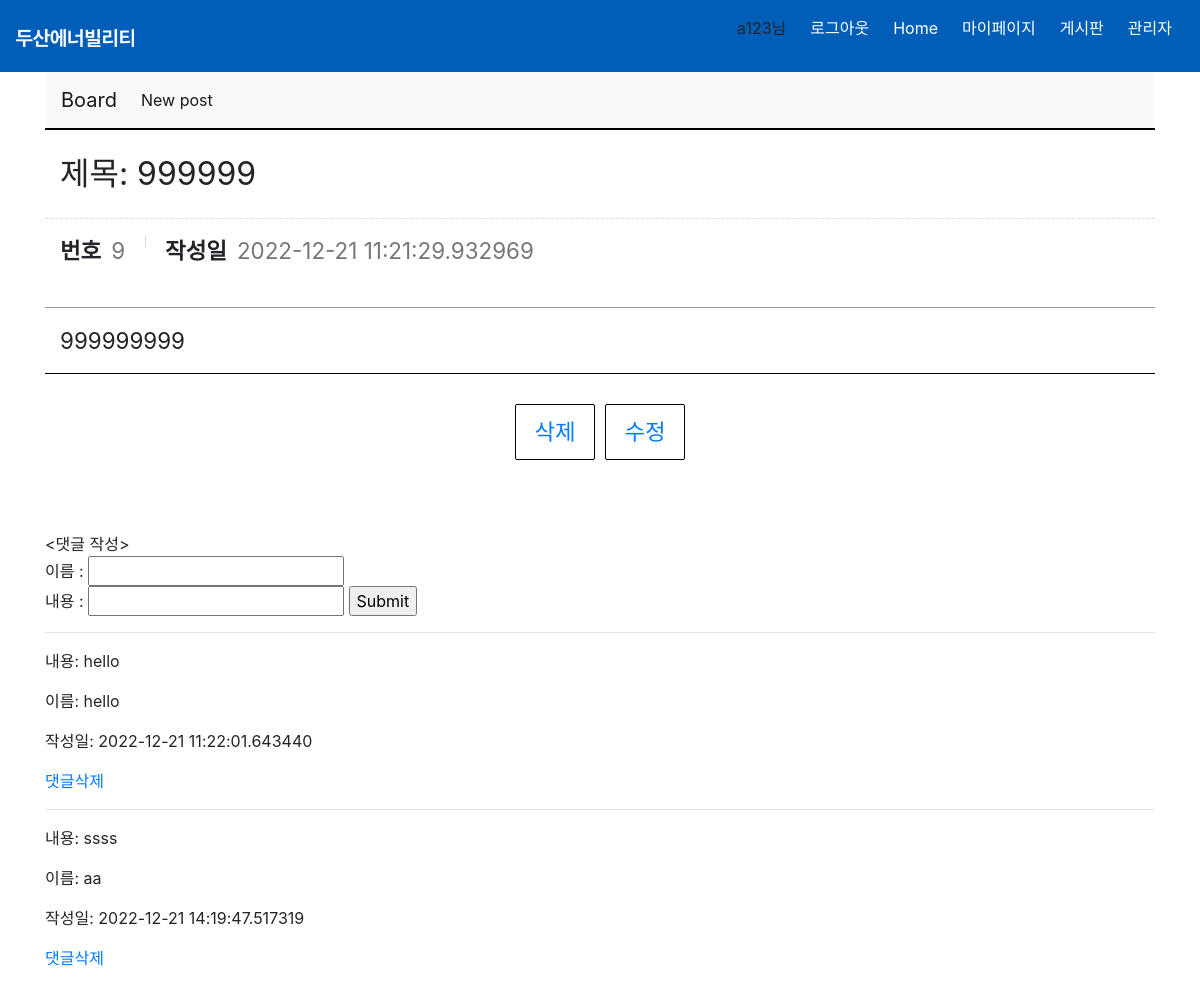
The page /posts/9 (signed in) on the database its author committed.
### website/models.py (models this page shows, shortened)
class User(db.Model, UserMixin):
    id = db.Column(db.Integer, primary_key=True)
    auth = db.Column(db.String(50))
    name = db.Column(db.String(100), nullable=False)
    email = db.Column(db.String(100), unique=True, nullable=False)
    password = db.Column(db.String(100))
    age = db.Column(db.Integer)
    weight = db.Column(db.Integer)
    gender = db.Column(db.String(100))
    graduation = db.Column(db.String(100))
    hearing = db.Column(db.String(100))
    sight = db.Column(db.String(100))

class Post(db.Model):
    __tablename__ = "posts"
    id = db.Column(db.Integer, primary_key=True)
    title = db.Column(db.String, nullable=False)
    content = db.Column(db.String, nullable=False)
    created_at = db.Column(db.DateTime)
    comments = db.relationship('Comment',backref='post')

class Comment(db.Model):
    __tablename__ ='comments'
    id = db.Column(db.Integer, primary_key=True)
    content = db.Column(db.String)
    post_id = db.Column(db.Integer, db.ForeignKey('posts.id'))
    created_at = db.Column(db.DateTime)
    creator = db.Column(db.String)

### website/board_views.py (the view)
@board_views.route('/posts/<int:id>')
def read(id):
    post = Post.query.get(id)
    return render_template('board_read.html',post=post)

### website/templates/board_read.html (shortened to what this page needs)
{% extends 'base2.html' %}
{% block body_block %}
    <div class="board_view_wrap">
        <div class="board_view">
            <div class="title">
                제목: {{post.title}}
            </div>
            <div class="info">
                <dl>
                    <dt>번호</dt>
                    <dd>{{post.id}}</dd>
                </dl>
                <dl>
                    <dt>작성일</dt>
                    <dd>{{post.created_at}}</dd>
                </dl>
            </div>
            <div class="cont">
                {{post.content}}
            </div>
        </div>
        <div class="bt_wrap">
            <a href="/posts/{{post.id}}/delete">삭제</a>
            <a href="/posts/{{post.id}}/edit">수정</a>
        </div>
    </div>
    <br>
    <br>
    <form action="/posts/{{post.id}}/comments" method='POST'>
    </br><댓글 작성></br>
        이름 : <input type="text" name="creator" /></br>
        내용 : <input type="text" name="content"/>
        <input type='submit'/>
    </form>
    {% for comment in post.comments %}
    <hr>
        <p>내용: {{comment.content}} </p>
        <p>이름: {{comment.creator}}</p>
        <p>작성일: {{comment.created_at}}</p>
        <a href="/comment/{{comment.id}}/delete">댓글삭제</a>
        <br>
    {% endfor %}
{% endblock %}

### website/templates/base2.html (shortened to what this page needs)
<!DOCTYPE html>
<html lang="en">
<head>
    <link rel="stylesheet" href="{{ url_for('static', filename='css/style.css') }}"/>
    <link
      rel="stylesheet"
      href="https://stackpath.bootstrapcdn.com/bootstrap/4.4.1/css/bootstrap.min.css"
    />
    <link rel="stylesheet" href="https://stackpath.bootstrapcdn.com/bootstrap/4.1.3/css/bootstrap.min.css">
    <link
      rel="stylesheet"
      href="https://stackpath.bootstrapcdn.com/font-awesome/4.7.0/css/font-awesome.min.css"
    />
</head>
<body>
    <nav class="navbar">
      <div class="navbar__logo">
        <img src="{{ url_for('static', filename='img/logo-kr-w.png') }}" alt="두산애너빌리티">
      </div>
          <ul class="navbar__menu">
            {% if current_user.is_authenticated %}
              {% if current_user.auth == "관리자" %}
              <li><a>{{ current_user.name }}님</a></li>
              <li><a href="/logout">로그아웃</a></li>
              <li><a href="/">Home</a></li>
              <li><a href="/mypage">마이페이지</a></li>
              <li><a href="/board">게시판</a></li>
              <li><a href="/admin">관리자</a></li>
              {% else %}
              <li><a>{{ current_user.name }}님</a></li>
              <li><a href="/logout">로그아웃</a></li>
              <li><a href="/">Home</a></li>
              <li><a href="/mypage">마이페이지</a></li>
              <li><a href="/board">게시판</a></li>
              {% endif %}
            {% else %}
            <li><a href="/">Home</a></li>
            <li><a href="/mypage">마이페이지</a></li>
            <li><a href="/login">로그인</a></li>
            <li><a href="/board">게시판</a></li>
            {% endif%}
          </ul>
    </nav>
    <div class="container">
      <nav class="navbar navbar-expand-lg navbar-light bg-light">
        <a class="navbar-brand" href="/board">Board</a>
        <div class="collapse navbar-collapse" id="navbarNav">
          <ul class="navbar-nav">
            <li class="nav-item active">
              <a class="nav-link" href="/posts/new">New post<span class="sr-only">(current)</span></a>
            </li>
          </ul>
        </div>
      </nav>
      {% block body_block %} {% endblock %}
    </div>
</body>
</html>

### website/static/css/style.css (style rules this page uses)
:root { --text-color:#ffffff; --background-color:#005eb8; --accent-color:rgb(255, 0, 0); }
body { margin:0; font-family: 'Noto Sans KR', sans-serif; }
.navbar a { text-decoration: none; color:white; }
a { text-decoration: none; color:white; }
.navbar { display:flex; justify-content: space-between; align-items:center; background-color:#005eb8; }
.navbar__logo { padding-top: 0px; color:white; }
.navbar__menu { display:flex; list-style: none; align-items: center; padding-left : 0px; }
.navbar__menu li { padding:8px 12px; }
.board_view { font-size: 10px; width:100%; border-top:2px solid #000; }
.board_view .title { padding: 20px 15px; border-bottom : 1px dashed #ddd; font-size :2rem; }
.board_view .info { padding:15px; border-bottom:1px solid #999; font-size: 0; }
.board_view .info dl { position: relative; display:inline-block; padding: 0 20px; }
.board_view .info dl:first-child { padding-left: 0; }
.board_view .info dl::before { content:""; position: absolute; top:1px; left:0; display:block; width : 1px; height:13px; background: #ddd; }
.board_view .info dl:first-child::before { display :none; }
.board_view .info dl dt, .board_view .info dl dd { display: inline-block; font-size: 1.4rem; }
.board_view .info dl dd { margin-left:10px; color:#777; }
.board_view .cont { padding:15px; border-bottom: 1px solid #000; line-height: 160%; font-size : 1.4rem; }
.bt_wrap { margin-top:30px; text-align: center; font-size: 0; }
.bt_wrap a { text-decoration: none; display: inline-block; min-width: 80px; margin-left:10px; padding: 10px; border:1px solid #000; border-radius:2px; font-size: 1.4rem; }
.bt_wrap a:first-child { margin-left:0; }

### rows shown on the page
User: name "a123"
Post: title "999999", id "9", created_at "2022-12-21 11:21:29.932969", content "999999999"
Comment: content "hello", creator "hello", created_at "2022-12-21 11:22:01.643440"
Comment: content "ssss", creator "aa", created_at "2022-12-21 14:19:47.517319"
